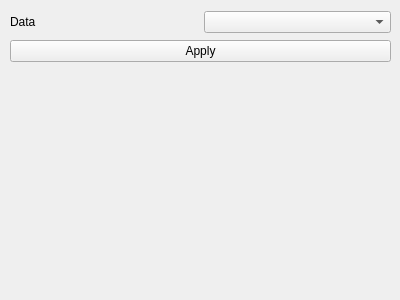
<?xml version ="1.0" encoding ="UTF-8"?>
<ui version ="4.0">
<class>DeepMedicView</class>
<widget class ="QWidget" name ="DeepMedicView">  
<property name ="geometry">   
<rect>  
<x>0</x>
<y>0</y> 
<width>400</width> 
<height>300</height>
</rect> 
</property> 
<property name ="windowTitle">
<string>Form</string> 
</property> 
<widget class ="QWidget" name ="verticalLayoutWidget"> 
<property name ="geometry"> 
<rect> 
<x>10</x> 
<y>10</y> 
<width>381</width>
<height>53</height>  
</rect> 
</property>
<layout class ="QVBoxLayout" name ="verticalLayout">  
<item>
<layout class ="QHBoxLayout" name ="horizontalLayout">
<item>
<widget class ="QLabel" name ="label"> 
<property name ="text"> 
<string>Data</string>
</property>  
</widget> 
</item>   
<item>  
<widget class ="QmitkDataStorageComboBox" name ="DataSelector"/>
</item>   
</layout>  
</item>   
<item>  
<widget class ="QPushButton" name ="ApplyBtn">  
<property name ="text">  
<string>Apply</string> 
</property> 
</widget> 
</item>  
</layout>  
</widget>  
</widget>  
<customwidgets> 
<customwidget>  
<class>QmitkDataStorageComboBox</class>   
<extends>QComboBox</extends>
<header>QmitkDataStorageComboBox.h</header> 
</customwidget>  
</customwidgets> 
<resources/> 
<connections/>   
</ui>  
